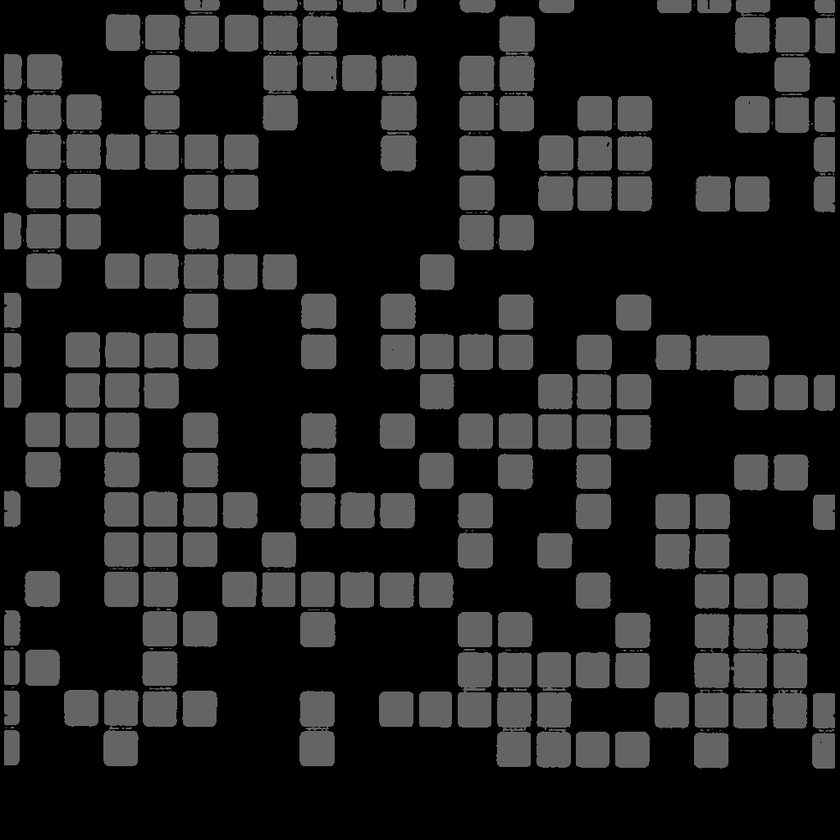
#> input picture coded aperture/1_b.png, 840 x 840 px, shrunk from 1024 x 1024 before the run
$ python flip.py
#> lines starting #> are read from the running program, lines starting #| are printed output that depends on the picture
from PIL import Image

# 打开文件
image = Image.open("1_b.png")
#> image is the input picture: PIL image 840x840 L; min 0, max 137, mean 33.2

# 同时翻转图像的水平和垂直方向
flipped_image = image.transpose(Image.FLIP_LEFT_RIGHT).transpose(Image.FLIP_TOP_BOTTOM)
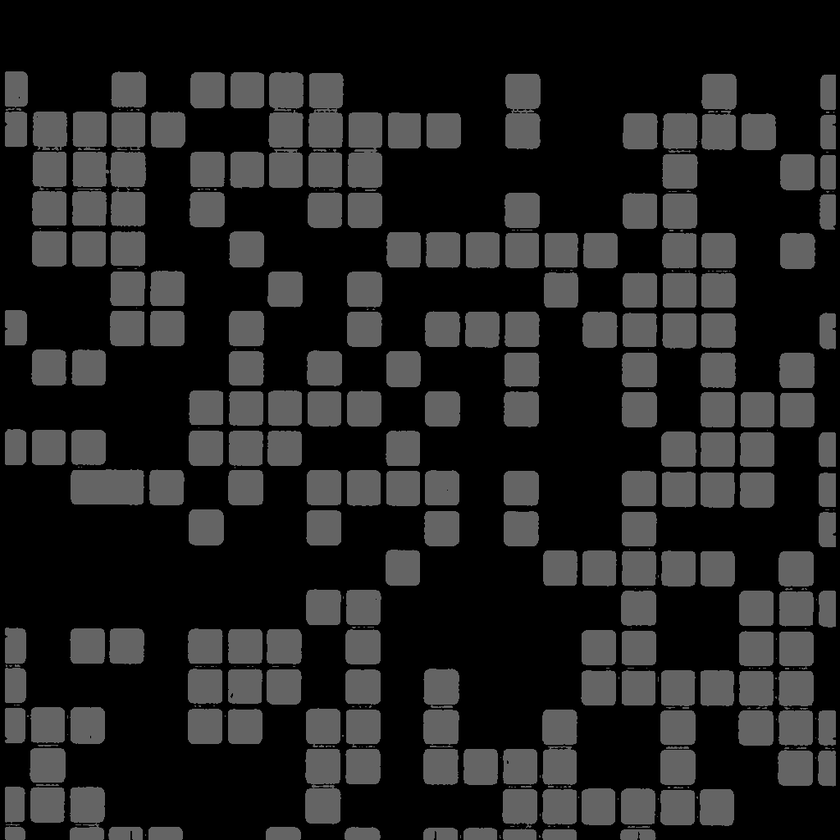
#> flipped_image: PIL image 840x840 L; min 0, max 137, mean 33.2

# 保存翻转后的图像
flipped_image.save("f1_b.png")
